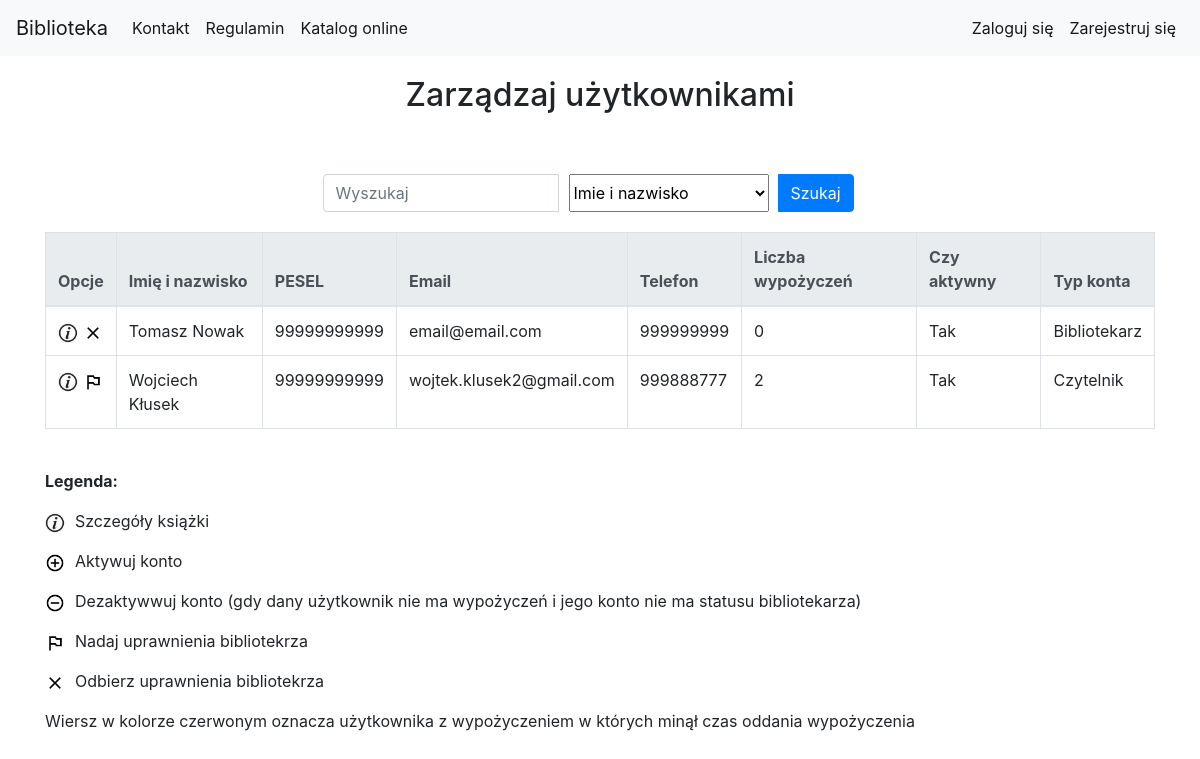
The app's page /library/users_list/ with its own data.
### library_app/models.py (models this page shows, shortened)
class UserProfileInfo(models.Model):
    user = models.OneToOneField(User,verbose_name='Użytkownik', related_name='user_profile')
    pesel = models.CharField(max_length=11, verbose_name='PESEL')
    street = models.CharField(max_length=200, verbose_name='Ulica')
    city = models.CharField(max_length=200, verbose_name='Miasto')
    phone = models.CharField(max_length=20, verbose_name='Telefon')
    post_code = models.CharField(max_length=6, verbose_name='Kod pocztowy')
    house_number = models.CharField(max_length=20, verbose_name='Numer domu')
    can_borrow = models.BooleanField(default=True, verbose_name='Czy może wypożyczać?')

### library_app/views.py (the view)
class UsersListView(LoginRequiredMixin, SuperuserRequiredMixin, generic.ListView):
    login_url = reverse_lazy('no_permission')
    model = models.UserProfileInfo
    paginate_by = 10
    context_object_name = "users_profile_list" #w templatce teraz user_list zamiast user_list_set
    template_name = 'library_app/users_list.html'
    def get_queryset(self):
        search_query = self.request.GET.get("search_query")
        search_type = self.request.GET.get("search_type")
        if search_query is not None:
            if search_type == "full_name":
                return models.UserProfileInfo.objects.filter(user__first_name__icontains=search_query) | models.UserProfileInfo.objects.filter(user__last_name__icontains=search_query)
            elif search_type == "phone":
                authors_result = models.UserProfileInfo.objects.filter(phone__icontains=search_query)
                return authors_result
            elif search_type == "pesel":
                return models.UserProfileInfo.objects.filter(pesel__icontains=search_query)
        else:
            return models.UserProfileInfo.objects.all()

### library_app/templatetags/custom_tags.py (called while the page is built)
@register.simple_tag(name='get_borrow_by_user_count')
def get_borrow_by_user_count(user_obj):
    return models.Borrow.objects.filter(user=user_obj).count()

@register.simple_tag(name='have_any_borrows_with_exceeded_receive_date')
def have_any_borrows_with_exceeded_receive_date(user_obj):
    for borrow in models.Borrow.objects.filter(user=user_obj):
        if borrow.is_date_exceeded:
            return True
    return False

### library_app/templates/library_app/users_list.html (shortened to what this page needs)
{% extends "base.html" %}
{% load static %}
{% load custom_tags %}
{% block body_block %}
<div class="container">
    <div class="page-title">
        <h2>Zarządzaj użytkownikami</h2>
    </div>
<div class="search-bar">
<form class="form-inline" action="{% url 'library_app:users_list' %}" method="GET">
    <div class="input-group">
        <input type="search" class="form-control" name="search_query" placeholder="Wyszukaj">
        <select class="search-select" name="search_type">
            <option value="title" selected>Imie i nazwisko</option>
        </select>
        <div class="input-group-append search-button">
            <button class="btn btn-primary" type="submit">Szukaj</button>
        </div>
    </div>
</form>
</div>
      <table class="table table-bordered table-hover">
            <thead class="thead-light">
                <tr>
                    <th scope="col">Opcje</th>
                    <th scope="col">Imię i nazwisko</th>
                    <th scope="col">PESEL</th>
                    <th scope="col">Email</th>
                    <th scope="col">Telefon</th>
                    <th scope="col">Liczba wypożyczeń</th>
                    <th scope="col">Czy aktywny</th>
                    <th scope="col">Typ konta</th>
                </tr>
            </thead>
            <tbody>
            {% for user_profile_obj in users_profile_list %}
                {% get_borrow_by_user_count user_profile_obj.user as user_obj_borrow_count %}
                {% have_any_borrows_with_exceeded_receive_date user_profile_obj.user as have_borrows_with_exceeded_receive_date %}
                {% if have_borrows_with_exceeded_receive_date %}
                    <tr style="color:red">
                {% else %}
                    <tr>
                {% endif %}
                        <td>
                            <a href="{% url 'library_app:user_borrows' pk=user_profile_obj.user.pk %}"><img src="{% static 'website_icons/info_ico.png' %}" alt="Szczegóły" width="20" height="20"></a>
                            {% if user_profile_obj.user.is_active == True and user_profile_obj.user.is_superuser == False %}
                                <a href="{% url 'library_app:user_grant' pk=user_profile_obj.pk %}"><img src="{% static 'website_icons/grant_to_librarian_ico.png' %}" alt="Nadaj uprawnienia bibliotekrza" width="20" height="20"></a>
                            {% endif %}
                            {% if user.id is not user_profile_obj.user.id and user_profile_obj.user.is_active == True and user_profile_obj.user.is_superuser == True %}
                                <a href="{% url 'library_app:get_rights' pk=user_profile_obj.pk %}"><img src="{% static 'website_icons/get_librarian_rights_ico.png' %}" alt="Odebranie uprawnienia bibliotekrza" width="20" height="20"></a>
                            {% endif %}
                        </td>
                        <td>{{user_profile_obj.user.get_full_name}}</td>
                        <td>{{user_profile_obj.pesel}}</td>
                        <td>{{user_profile_obj.user.email}}</td>
                        <td>{{user_profile_obj.phone}}</td>
                        <td>{{user_obj_borrow_count}}</td>
                        <td>
                            {% if user_profile_obj.user.is_active %}
                                Tak
                            {% else %}
                                Nie
                            {% endif %}
                        </td>
                        <td>
                            {% if user_profile_obj.user.is_superuser %}
                                Bibliotekarz
                            {% else %}
                                Czytelnik
                            {% endif %}
                        </td>
                    </tr>
            {% endfor %}
            </tbody>
        </table>
    <div class="table-legend">
        <p><b>Legenda:</b></p>
        <p><img src="{% static 'website_icons/info_ico.png' %}" alt="Szczegóły" width="20" height="20">Szczegóły książki</p>
        <p><img src="{% static 'website_icons/activate_user_ico.png' %}" alt="Aktywuj użytkownika" width="20" height="20">Aktywuj konto</p>
        <p><img src="{% static 'website_icons/deactivate_user_ico.png' %}" alt="Usuń wypozyczenie" width="20" height="20">Dezaktywwuj konto (gdy dany użytkownik nie ma wypożyczeń i jego konto nie ma statusu bibliotekarza)</p>
        <p><img src="{% static 'website_icons/grant_to_librarian_ico.png' %}" alt="Nadaj uprawnienia bibliotekrza" width="20" height="20">Nadaj uprawnienia bibliotekrza</p>
        <p><img src="{% static 'website_icons/get_librarian_rights_ico.png' %}" alt="Odbierz uprawnienia bibliotekrza" width="20" height="20">Odbierz uprawnienia bibliotekrza</p>
        <p>Wiersz w kolorze czerwonym oznacza użytkownika z wypożyczeniem w których minął czas oddania wypożyczenia</p>
    </div>
</div>
{% endblock %}

### static/css/style.css (style rules this page uses)
.page-title { margin-top: 20px; margin-bottom: 20px; text-align: center; }
a { text-decoration: none; color: black; }
.table-legend { margin-bottom: 50px; }
.table-legend img { margin-right: 10px; }
.search-bar { padding-top: 40px; padding-bottom: 20px; margin: 0 auto; width: 50%; }
.search-button { width: 100px; }
.search-select { width: 200px; margin-right: 10px; margin-left: 10px; }

### records on screen
UserProfileInfo: user.get_full_name "Tomasz Nowak", pesel "99999999999", user.email "email@email.com", phone "999999999", user_obj_borrow_count "0", shows "Tak", shows "Bibliotekarz"
UserProfileInfo: user.get_full_name "Wojciech Kłusek", pesel "99999999999", user.email "wojtek.klusek2@gmail.com", phone "999888777", id "2", shows "Tak", shows "Czytelnik"
